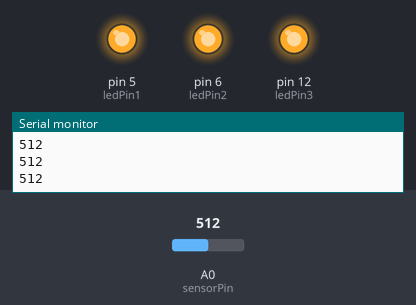
Simulated run of this sketch. Board: Arduino Uno, built with avr-gcc and run on an emulated ATmega328P. Shown: output pins drawn as LEDs (lit = HIGH), the last lines printed to the serial monitor. Inputs (shaded band) come from the test bench; at power-on: A0 (sensorPin) = 512.

Above: at 1.2 s.
1.3 s: A0 (sensorPin) set to 491
At 2.0 s:
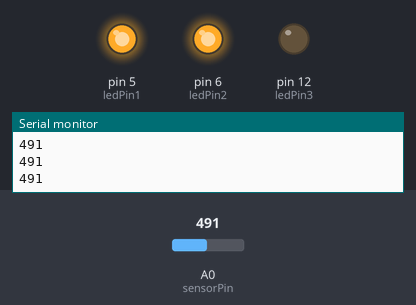
2.8 s: A0 (sensorPin) set to 257
4.3 s: A0 (sensorPin) set to 232
At 5.5 s:
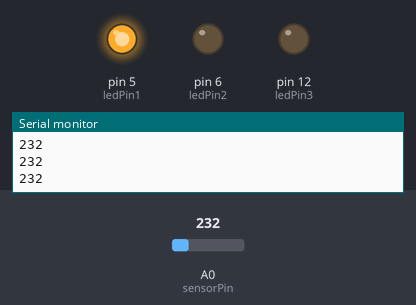
5.8 s: A0 (sensorPin) set to 260
At 6.8 s:
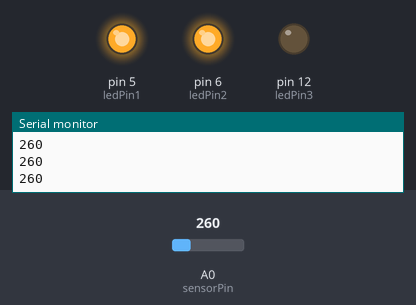
7.3 s: A0 (sensorPin) set to 241
At 7.8 s:
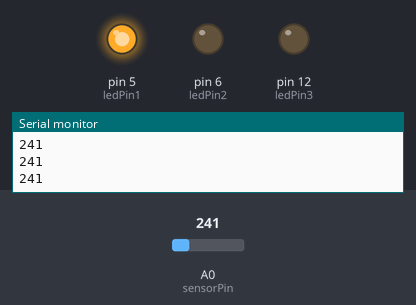
Timing chart, 0 to 9.8 s (numbered marks = the images above; inputs shaded):
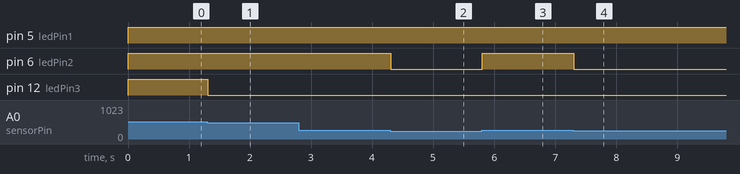

The sketch:

level-meter.ino
```cpp
int sensorPin = A0;    // select the input pin for the potentiometer
int ledPin1 = 5;
int ledPin2 = 6;
int ledPin3 = 12;  // select the pin for the LED
int readValue;
int sensorValue;  // variable to store the value coming from the sensor

void setup() {
  // declare the ledPin as an OUTPUT:
  pinMode(sensorPin,INPUT);
  pinMode(ledPin1, OUTPUT);
  pinMode(ledPin2, OUTPUT);
  pinMode(ledPin3, OUTPUT);
  // open a 9600-baud serial connection:
  Serial.begin(9600);
}

void loop() {
  // read the value from the sensor:

  sensorValue = analogRead(sensorPin);
  // write the sensor value to the serial interface:

  Serial.println(sensorValue);
  // turn the ledPin on
  if (sensorValue >0 && sensorValue<250){
  digitalWrite(ledPin1, HIGH);
  digitalWrite(ledPin2, LOW);
  digitalWrite(ledPin3, LOW);
  }
  if(sensorValue >251 && sensorValue<510){
  digitalWrite(ledPin1, HIGH);
  digitalWrite(ledPin2, HIGH);
  digitalWrite(ledPin3, LOW);

  }
   if(sensorValue >510 && sensorValue<900){
  digitalWrite(ledPin1, HIGH);
  digitalWrite(ledPin2, HIGH);
  digitalWrite(ledPin3, HIGH);
   }

}
```

Measured:
- the behaviour switches between 510 and 509 on A0 (sensorPin) (found by bisection; images 0 and 1)
- the behaviour switches between 250 and 249 on A0 (sensorPin) (found by bisection; images 1 and 2)
- after the input at 1.3 s, pin 12 (ledPin3): HIGH → LOW at once
- after the input at 4.3 s, pin 6 (ledPin2): HIGH → LOW at once
- after the input at 5.8 s, pin 6 (ledPin2): LOW → HIGH at once
- after the input at 7.3 s, pin 6 (ledPin2): HIGH → LOW at once
